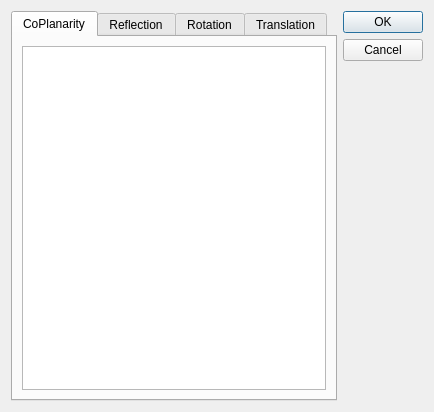
<?xml version="1.0" encoding="UTF-8"?>
<ui version="4.0">
 <class>SymmetryBrowserDialog</class>
 <widget class="QDialog" name="SymmetryBrowserDialog">
  <property name="geometry">
   <rect>
    <x>0</x>
    <y>0</y>
    <width>434</width>
    <height>412</height>
   </rect>
  </property>
  <property name="windowTitle">
   <string>Symmetries</string>
  </property>
  <layout class="QHBoxLayout" name="horizontalLayout">
   <item>
    <widget class="QTabWidget" name="tabWidgetSymmetry">
     <property name="currentIndex">
      <number>0</number>
     </property>
     <widget class="QWidget" name="CoPlanarity">
      <attribute name="title">
       <string>CoPlanarity</string>
      </attribute>
      <layout class="QVBoxLayout" name="verticalLayout_4">
       <item>
        <widget class="QListWidget" name="listWidgetCoPlanarity"/>
       </item>
      </layout>
     </widget>
     <widget class="QWidget" name="Reflection">
      <attribute name="title">
       <string>Reflection</string>
      </attribute>
      <layout class="QVBoxLayout" name="verticalLayout">
       <item>
        <widget class="QListWidget" name="listWidgetReflection"/>
       </item>
      </layout>
     </widget>
     <widget class="QWidget" name="Rotation">
      <attribute name="title">
       <string>Rotation</string>
      </attribute>
      <layout class="QVBoxLayout" name="verticalLayout_2">
       <item>
        <widget class="QListWidget" name="listWidgetRotation"/>
       </item>
      </layout>
     </widget>
     <widget class="QWidget" name="Translation">
      <attribute name="title">
       <string>Translation</string>
      </attribute>
      <layout class="QVBoxLayout" name="verticalLayout_3">
       <item>
        <widget class="QListWidget" name="listWidgetTranslation"/>
       </item>
      </layout>
     </widget>
    </widget>
   </item>
   <item>
    <widget class="QDialogButtonBox" name="buttonBox">
     <property name="orientation">
      <enum>Qt::Vertical</enum>
     </property>
     <property name="standardButtons">
      <set>QDialogButtonBox::Cancel|QDialogButtonBox::Ok</set>
     </property>
    </widget>
   </item>
  </layout>
 </widget>
 <resources/>
 <connections>
  <connection>
   <sender>buttonBox</sender>
   <signal>accepted()</signal>
   <receiver>SymmetryBrowserDialog</receiver>
   <slot>accept()</slot>
   <hints>
    <hint type="sourcelabel">
     <x>248</x>
     <y>254</y>
    </hint>
    <hint type="destinationlabel">
     <x>157</x>
     <y>274</y>
    </hint>
   </hints>
  </connection>
  <connection>
   <sender>buttonBox</sender>
   <signal>rejected()</signal>
   <receiver>SymmetryBrowserDialog</receiver>
   <slot>reject()</slot>
   <hints>
    <hint type="sourcelabel">
     <x>316</x>
     <y>260</y>
    </hint>
    <hint type="destinationlabel">
     <x>286</x>
     <y>274</y>
    </hint>
   </hints>
  </connection>
 </connections>
</ui>
